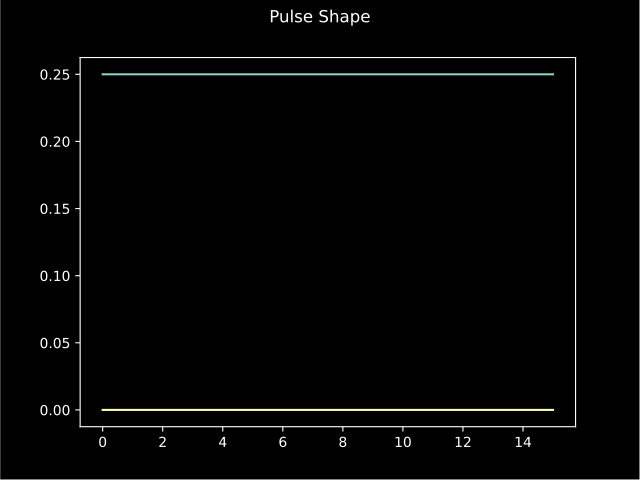

The Python source for this figure:
import matplotlib.pyplot as plt

from hermespy.modem import RectangularWaveform


waveform = RectangularWaveform(oversampling_factor=16, symbol_rate=1e6, num_preamble_symbols=1, num_data_symbols=0)
waveform.plot_filter()
plt.show()
